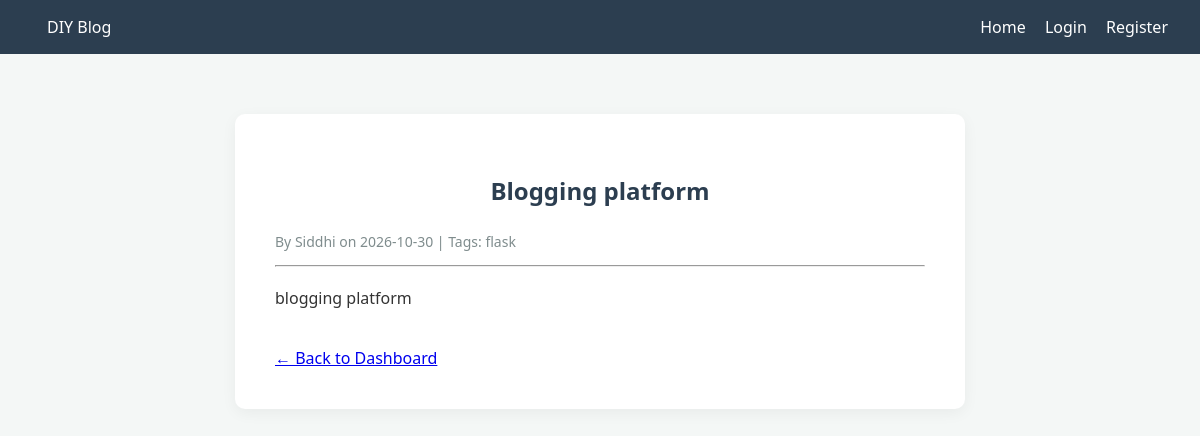
/post/1, run on the app's committed database.
### app/models.py (models this page shows, shortened)
class Post(db.Model):
    id = db.Column(db.Integer, primary_key=True)
    title = db.Column(db.String(140))
    content = db.Column(db.Text)
    timestamp = db.Column(db.DateTime, index=True, default=lambda: datetime.now(timezone.utc))
    user_id = db.Column(db.Integer, db.ForeignKey('user.id'))
    tags = db.relationship('Tag', secondary=post_tags, backref=db.backref('posts', lazy='dynamic'))

class User(UserMixin, db.Model):
    id = db.Column(db.Integer, primary_key=True)
    username = db.Column(db.String(64), index=True, unique=True)
    password_hash = db.Column(db.String(256))
    posts = db.relationship('Post', backref='author', lazy='dynamic')

class Tag(db.Model):
    id = db.Column(db.Integer, primary_key=True)
    name = db.Column(db.String(50), unique=True)

### app/main/routes.py (the view)
@bp.route('/post/<int:id>')
def post(id):
    post = db.session.get(Post, id)
    return render_template('post_detail.html', post=post)

### app/templates/post_detail.html
{% extends "base.html" %}
{% block content %}
<div style="text-align: left;">
    <h2>{{ post.title }}</h2>
    <p style="color: #7f8c8d; font-size: 14px;">
        By {{ post.author.username }} on {{ post.timestamp.strftime('%Y-%m-%d') }}
        | Tags: {% for tag in post.tags %} {{ tag.name }} {% endfor %}
    </p>
    <hr>
    <div style="margin-top: 20px;">
        {{ post.content | safe }}
    </div>
    <br>
    <a href="{{ url_for('main.dashboard') }}">&larr; Back to Dashboard</a>
</div>
{% endblock %}

### app/templates/base.html (style rules this page uses)
body { font-family: 'Segoe UI', Tahoma, Geneva, Verdana, sans-serif; background-color: #f4f7f6; margin: 0; padding: 0; color: #333; }
h2 { text-align: center; color: #2c3e50; margin-bottom: 25px; }

### data on the page
Post: title "Blogging platform", timestamp "2026-10-30", content "blogging platform"
User: author.username "Siddhi"
Tag: name "flask"
